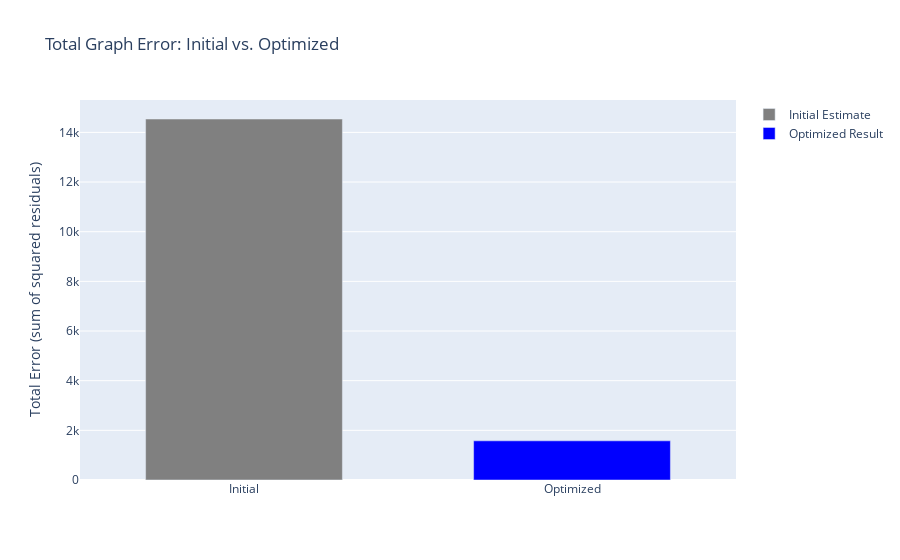

The cell this chart's notebook holds for it:
### Markdown cell above
While the visual difference between the initial and optimized trajectory may be subtle, especially in a controlled, hallway-like environment in the case of this example, we can still measure the effectiveness of optimization quantitatively.

GTSAM provides a convenient method to evaluate the total error of the factor graph under any estimate. This cost represents the sum of squared Mahalanobis distances between the predicted and actual measurements over all factors in the graph. By computing this cost both before and after optimization, we gain a numerical understanding of how well the optimizer has improved the estimate, even in cases where the visual improvement is minor.

### Code cell
# Compute total error (cost) before and after optimization
init_cost = graph.error(initial_estimates)
opt_cost = graph.error(result)

fig_cost = go.Figure(data=[
    go.Bar(name="Initial Estimate", x=["Initial"], y=[init_cost], marker_color="gray"),
    go.Bar(name="Optimized Result", x=["Optimized"], y=[opt_cost], marker_color="blue")
])

fig_cost.update_layout(
    title="Total Graph Error: Initial vs. Optimized",
    yaxis_title="Total Error (sum of squared residuals)",
    bargap=0.4,
    showlegend=True
)

fig_cost.show()

### Figure 1 — Plotly figure (JSON) as saved in the notebook; plotly's stock layout.template omitted (floating-point values rounded to 4 significant figures)
{"data": [{"marker": {"color": "gray"}, "name": "Initial Estimate", "type": "bar", "x": ["Initial"], "y": [14540.0]}, {"marker": {"color": "blue"}, "name": "Optimized Result", "type": "bar", "x": ["Optimized"], "y": [1577.0]}], "layout": {"bargap": 0.4, "showlegend": true, "title": {"text": "Total Graph Error: Initial vs. Optimized"}, "yaxis": {"title": {"text": "Total Error (sum of squared residuals)"}}}}
